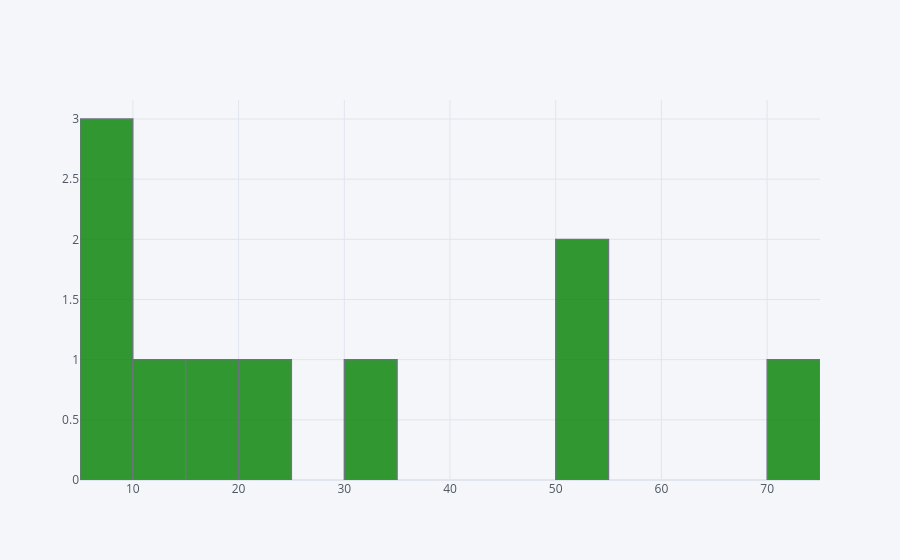

The notebook cell saved with this chart:
### Code cell
train['Fare'].iplot(kind='hist',bins=30,color='green')

### Figure 1 — Plotly figure (JSON) as saved in the notebook; plotly's stock layout.template omitted (floating-point values rounded to 4 significant figures)
{"data": [{"histfunc": "count", "histnorm": "", "marker": {"color": "rgba(0, 128, 0, 1.0)", "line": {"color": "#4D5663", "width": 1.3}}, "name": "Fare", "nbinsx": 30, "opacity": 0.8, "orientation": "v", "type": "histogram", "x": [7.25, 71.83, 8.05, 53.1, 8.46, 51.86, 21.07, 11.13, 30.07, 16.7]}], "layout": {"barmode": "overlay", "legend": {"bgcolor": "#F5F6F9", "font": {"color": "#4D5663"}}, "paper_bgcolor": "#F5F6F9", "plot_bgcolor": "#F5F6F9", "title": {"font": {"color": "#4D5663"}}, "xaxis": {"gridcolor": "#E1E5ED", "showgrid": true, "tickfont": {"color": "#4D5663"}, "title": {"font": {"color": "#4D5663"}, "text": ""}, "zerolinecolor": "#E1E5ED"}, "yaxis": {"gridcolor": "#E1E5ED", "showgrid": true, "tickfont": {"color": "#4D5663"}, "title": {"font": {"color": "#4D5663"}, "text": ""}, "zerolinecolor": "#E1E5ED"}}}
